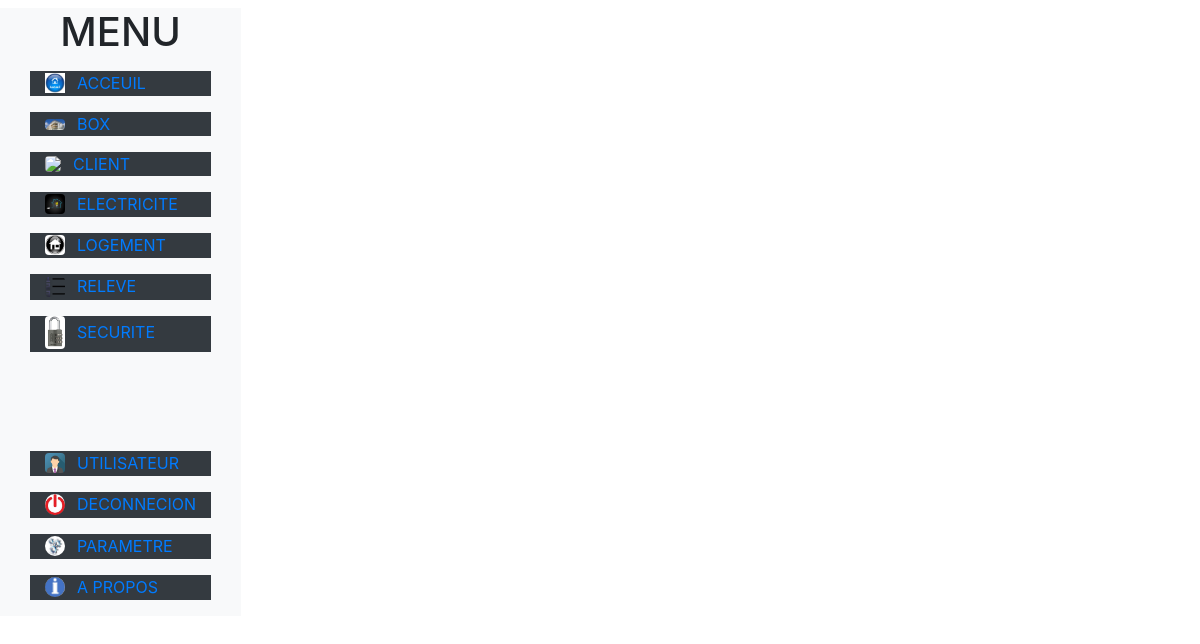
Before: /AdmMenu.php with the older database file.
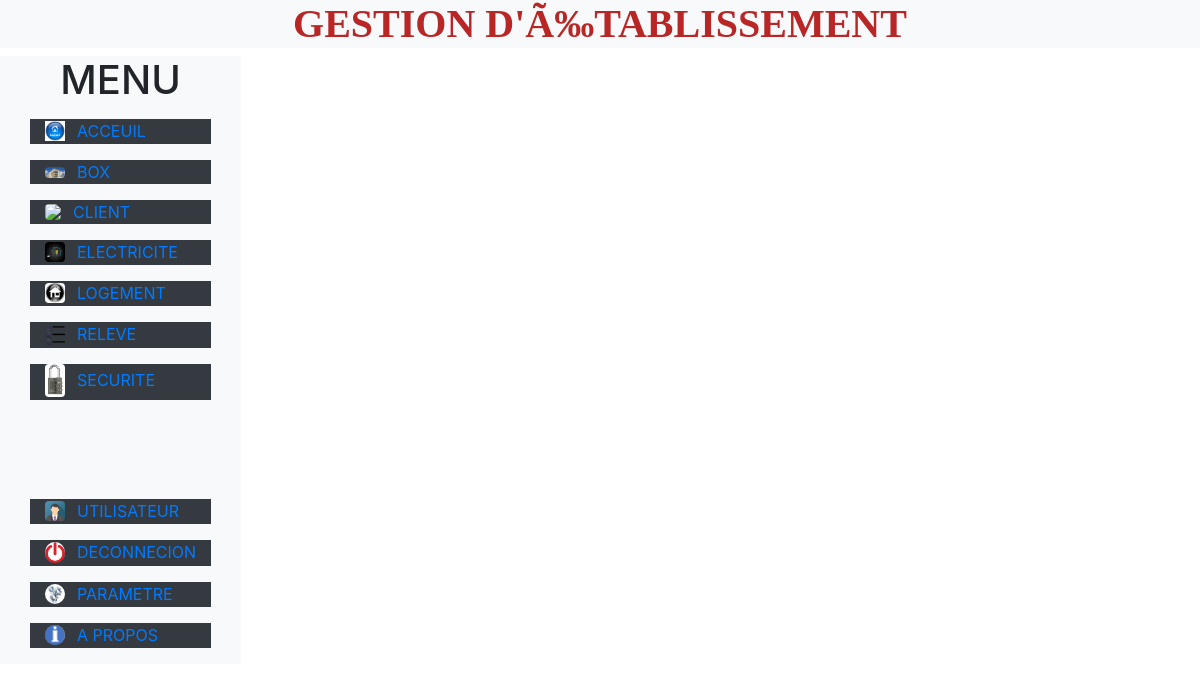
After: the same page with the newer database file.
### tables this page shows
CREATE TABLE `parametre` (
  `nom_appli` varchar(255) NOT NULL,
  `societe` varchar(255) NOT NULL,
  `representant` varchar(255) NOT NULL,
  `localisation` varchar(255) NOT NULL,
  `adress_soc` varchar(255) NOT NULL,
  `respo_soc` varchar(255) NOT NULL,
  `cin_respo` varchar(255) NOT NULL,
  `dcin_respo` varchar(255) NOT NULL,
  `adress_respo` varchar(255) NOT NULL,
  `entete` varchar(255) NOT NULL,
  `corps_menu` longtext NOT NULL,
  `foot` varchar(255) NOT NULL,
  `kwt` varchar(20) NOT NULL
);

### list_client.php (called while the page is built, shortened)
<?php require_once("centre.php");
$parms="SELECT * FROM parametre ";
$parm=$pdo->prepare($parms);
$parm->execute() ;
?>

### en_tete.php (the view)
<h1><?php require_once("list_client.php");while ($par=$parm->fetch()){; echo(($par["nom_appli"]) ." ". ($par["societe"])." ".($par["localisation"]) ); };?></h1>

Changed rows visible on the page:
added parametre: nom_appli "GESTION D'Ã‰TABLISSEMENT"
